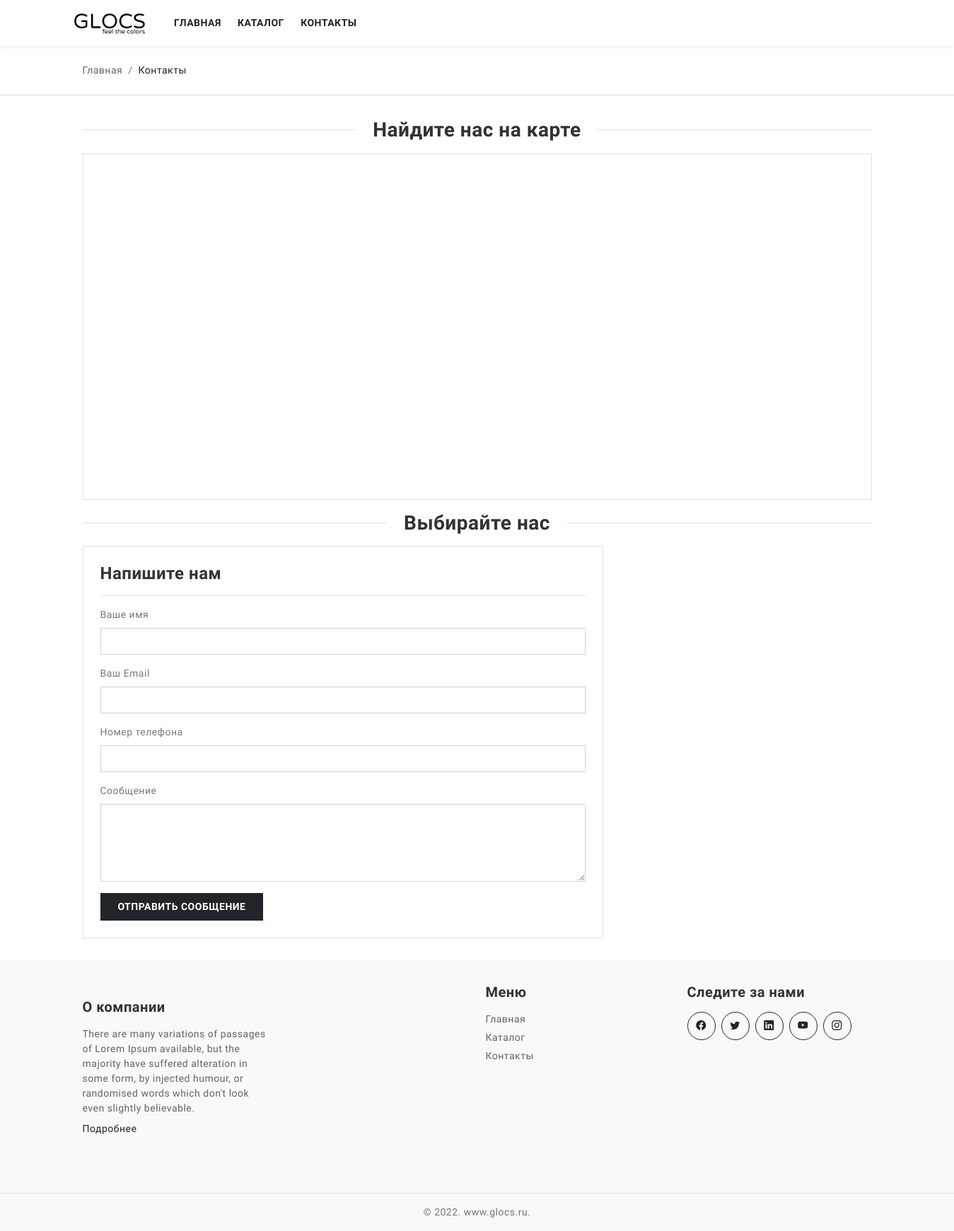
Before: /contacts with the older database file.
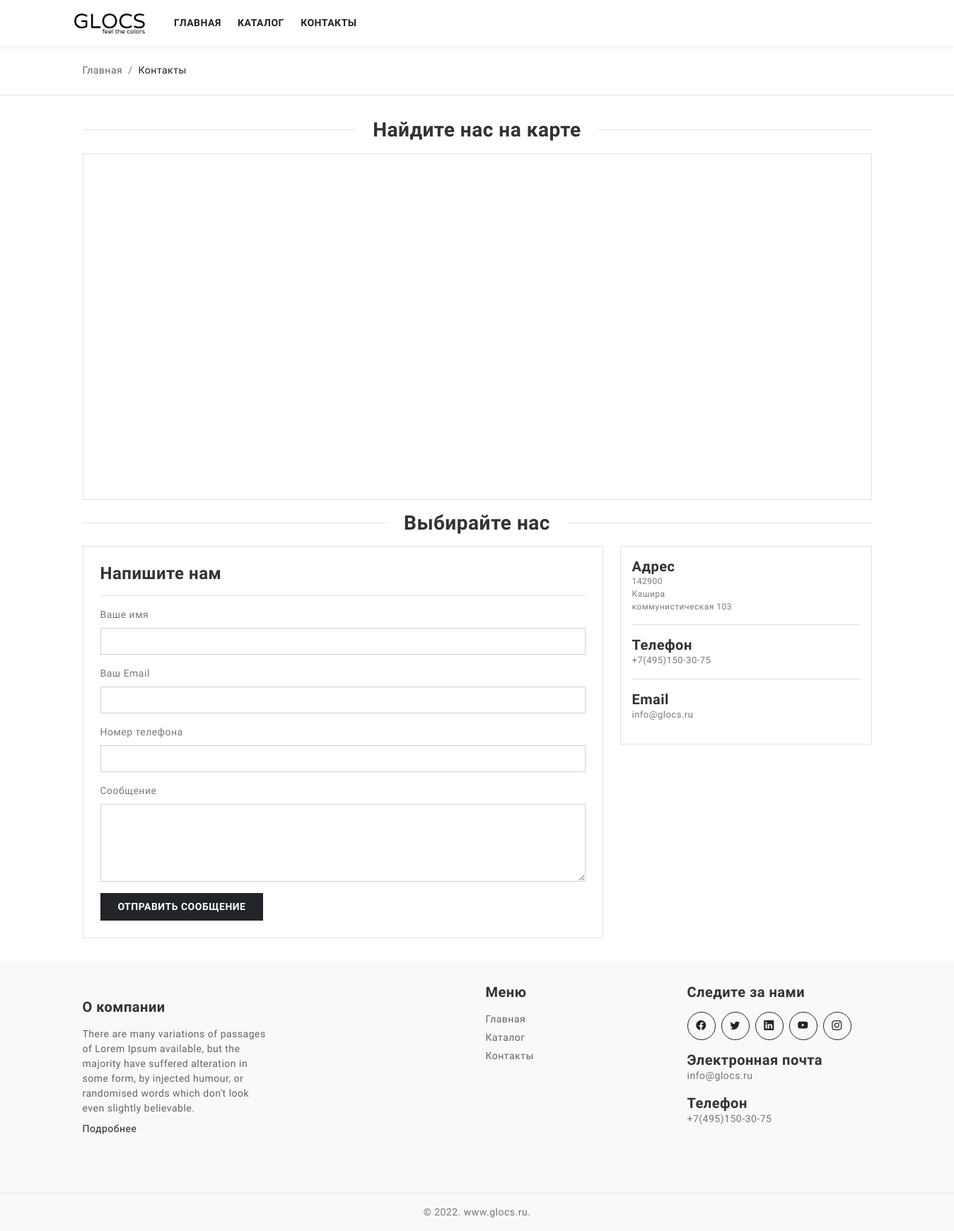
After: the same page with the newer database file.
### web/models.py (models this page shows, shortened)
class Organization(models.Model):
    name = models.CharField(max_length=150, verbose_name='Наименование')
    inn = models.CharField(max_length=50, verbose_name='ИНН', blank=True, null=True)
    postcode = models.CharField(max_length=150, verbose_name='Почтовый индекс')
    town = models.CharField(max_length=150, verbose_name='Город')
    address = models.CharField(max_length=250, verbose_name='Адрес')
    email = models.EmailField(max_length=50, verbose_name='Почта')
    phone = models.CharField(max_length=20, verbose_name='Телефон')
    logo = models.ImageField(upload_to='media/organization/logo', verbose_name='Логотип', blank=True, null=True)
    active = models.BooleanField(default=False, verbose_name='Основная')
    class Meta:
        verbose_name = 'Организация'
        verbose_name_plural = 'Организации'

### web/views.py (the view)
# urls.py: path('contacts', contact, name='contact'),
def contact(request):
    title = 'Контакты'
    description = 'Описание страницы'
    contact_data = Organization.objects.all()
    return render(request, 'contacts.html', {'title': title, 'description': description, 'contact_data': contact_data})

### templates/contacts.html
{% extends 'base.html' %}
{% load static %}
{% block content %}
    <div class="page-content">
       <div class="py-4 border-bottom">
        <div class="container">
          <nav aria-label="breadcrumb">
            <ol class="breadcrumb mb-0">
              <li class="breadcrumb-item"><a href="{% url 'index' %}">Главная</a></li>
              <li class="breadcrumb-item active" aria-current="page">Контакты</li>
            </ol>
          </nav>
        </div>
       </div>
       <section class="section-padding">
        <div class="container">
          <div class="separator mb-3">
            <div class="line"></div>
            <h3 class="mb-0 h3 fw-bold">Найдите нас на карте</h3>
            <div class="line"></div>
          </div>
          <div class="border p-3">
            <iframe src="https://yandex.ru/map-widget/v1/?um=constructor%3A9e77c8575620b7946fded26698afa2e2587cbd74dd2cc774d41308e37483fa80&amp;source=constructor" width="1280" height="450" frameborder="1"></iframe>
          </div>
           <div class="separator my-3">
            <div class="line"></div>
            <h3 class="mb-0 h3 fw-bold">Выбирайте нас</h3>
            <div class="line"></div>
          </div>
          <div class="row g-4">
            <div class="col-xl-8">
              <div class="p-4 border">
                <form>
                  <div class="form-body">
                    <h4 class="mb-0 fw-bold">Напишите нам</h4>
                    <div class="my-3 border-bottom"></div>
                    <div class="mb-3">
                      <label class="form-label">Ваше имя</label>
                      <input type="text" class="form-control rounded-0">
                    </div>
                    <div class="mb-3">
                      <label class="form-label">Ваш Email</label>
                      <input type="text" class="form-control rounded-0">
                    </div>
                    <div class="mb-3">
                      <label class="form-label">Номер телефона</label>
                      <input type="text" class="form-control rounded-0">
                    </div>
                    <div class="mb-3">
                      <label class="form-label">Сообщение</label>
                      <textarea class="form-control rounded-0" rows="4" cols="4"></textarea>
                    </div>
                    <div class="mb-0">
                      <a href="thank-you.html" class="btn btn-dark btn-ecomm">Отправить сообщение</a>
                    </div>
                  </div>
                </form>
              </div>
            </div>
              {% for Organization in contact_data %}
            <div class="col-xl-4">
              <div class="p-3 border">
                <div class="address mb-3">
                  <h5 class="mb-0 fw-bold">Адрес</h5>
                  <p class="mb-0 font-12">{{ Organization.postcode }}</p>
                  <p class="mb-0 font-12">{{ Organization.town }}</p>
                  <p class="mb-0 font-12">{{ Organization.address }}</p>
                </div>
                <hr>
                <div class="phone mb-3">
                  <h5 class="mb-0 fw-bold">Телефон</h5>
                  <p class="mb-0 font-13">{{ Organization.phone }}</p>
                </div>
                <hr>
                <div class="email mb-3">
                  <h5 class="mb-0 fw-bold">Email</h5>
                  <p class="mb-0 font-13">{{ Organization.email }}</p>
                </div>
              </div>
            </div>
          </div>
            {% endfor %}
        </div>
      </section>
     </div>
{% endblock %}

### templates/base.html (shortened to what this page needs)
{% load static %}
<!doctype html>
<html lang="en" class="light-theme">
<head>
  <link href="{% static 'assets/css/bootstrap.min.css' %}" rel="stylesheet">
  <link rel="stylesheet" href="https://cdn.jsdelivr.net/npm/bootstrap-icons@1.7.2/font/bootstrap-icons.css">
  <link rel="stylesheet" type="text/css" href="{% static 'assets/plugins/slick/slick.css' %}" />
  <link rel="stylesheet" type="text/css" href="{% static 'assets/plugins/slick/slick-theme.css' %}" />
  <link href="{% static 'assets/plugins/OwlCarousel/css/owl.carousel.min.css' %}" rel="stylesheet" />
  <link href="{% static 'assets/css/app.css' %}" rel="stylesheet" />
  <link href="{% static 'assets/css/style.css' %}" rel="stylesheet">
  <link href="{% static 'assets/css/dark-theme.css' %}" rel="stylesheet">
</head>
<body>
  <header class="top-header">
    <nav class="navbar navbar-expand-xl w-100 navbar-dark container gap-3">
      <a class="navbar-brand d-none d-xl-inline" href="{% url 'index' %}"><img src="{% static 'assets/images/glocs.webp' %}" class="logo-img" alt=""></a>
      <div class="offcanvas offcanvas-start" tabindex="-1" id="offcanvasNavbar">
        <div class="offcanvas-body primary-menu">
          <ul class="navbar-nav justify-content-start gap-1">
            <li class="nav-item">
              <a class="nav-link" href="{% url 'index' %}">Главная</a>
            </li>
            <li class="nav-item">
              <a class="nav-link" href="{% url 'catalog' %}">Каталог</a>
            </li>
            <li class="nav-item">
              <a class="nav-link" href="{% url 'contact' %}">Контакты</a>
            </li>
          </ul>
        </div>
      </div>
    </nav>
  </header>
{% block content %}
{% endblock %}
  <section class="footer-section bg-section-2 section-padding">
    <div class="container">
       <div class="row row-cols-1 row-cols-lg-4 g-4">
        <div class="col">
          <div class="footer-widget-6">
            <h5 class="mb-3 fw-bold">О компании</h5>
             <p class="mb-2">There are many variations of passages of Lorem Ipsum available, but the majority have suffered alteration in some form, by injected humour, or randomised words which don't look even slightly believable.</p>
             <a class="link-dark" href="{% url 'about' %}">Подробнее</a>
          </div>
        </div>
        <div class="col">
        </div>
       <div class="col">
          <div class="footer-widget-8">
            <h5 class="mb-3 fw-bold">Меню</h5>
             <ul class="widget-link list-unstyled">
               <li><a href="{% url 'index' %}">Главная</a></li>
               <li><a href="{% url 'catalog' %}">Каталог</a></li>
               <li><a href="{% url 'contact' %}">Контакты</a></li>
             </ul>
          </div>
        </div>
        <div class="col">
          <div class="footer-widget-9">
            <h5 class="mb-3 fw-bold">Следите за нами</h5>
             <div class="social-link d-flex align-items-center gap-2">
               <a href="javascript:;"><i class="bi bi-facebook"></i></a>
               <a href="javascript:;"><i class="bi bi-twitter"></i></a>
               <a href="javascript:;"><i class="bi bi-linkedin"></i></a>
               <a href="javascript:;"><i class="bi bi-youtube"></i></a>
               <a href="javascript:;"><i class="bi bi-instagram"></i></a>
             </div>
              {% for Organization in contact_data %}
             <div class="mb-3 mt-3">
              <h5 class="mb-0 fw-bold">Электронная почта</h5>
              <p class="mb-0 text-muted">{{ Organization.email }}</p>
             </div>
             <div class="">
              <h5 class="mb-0 fw-bold">Телефон</h5>
              <p class="mb-0 text-muted">{{ Organization.phone }}</p>
             </div>
              {% endfor %}
          </div>
        </div>
       </div>
    </div>
  </section>
  <footer class="footer-strip text-center py-3 bg-section-2 border-top positon-absolute bottom-0">
    <p class="mb-0 text-muted">© 2022. www.glocs.ru.</p>
  </footer>
</body>
</html>

### static/assets/css/app.css (style rules this page uses)
body { font-size: 14px; letter-spacing: .5px; font-family: Roboto, sans-serif; background-color: #fff; }
.h1, .h2, .h3, .h4, .h5, .h6, h1, h2, h3, h4, h5, h6 { color: #212529; }
input::placeholder { color: rgb(0, 0, 0)!important; opacity: .3!important }
a { text-decoration: none }
.page-content { padding: 0 }
.font-12 { font-size: 12px }
.font-13 { font-size: 13px }
.btn-ecomm { padding: .675rem .85rem; font-size: 12px; font-weight: 500; border-radius: 0; text-transform: uppercase; display: inline-flex; align-items: center; justify-content: center; }

### static/assets/css/style.css (style rules this page uses)
body { color: #797979; letter-spacing: 0.5px; background-color: #ffffff; font-family: 'Raleway', sans-serif; }
a { text-decoration: none; }
::placeholder { opacity: 0.5 !important; }
.h1, .h2, .h3, .h4, .h5, .h6, h1, h2, h3, h4, h5, h6 { color: #323232; }
.top-header { display: flex; flex-direction: row; align-items: center; height: 65px; position: fixed; top: 0; left: 0; right: 0; background-color: #ffffff; padding: 0 1rem; z-index: 20; box-shadow: 0 .125rem .25rem rgba(0, 0, 0, .075); }
.top-header .primary-menu .navbar-nav a.nav-link { color: #222121; font-size: 14px; font-weight: 600; text-transform: uppercase; height: auto; display: flex; align-items: center; padding-right: 1rem; padding-left: 1rem; border-bottom: 1px solid #e1e1e1; }
.primary-menu { background-color: #ffffff; }
.primary-menu.offcanvas-body { padding: 0rem 0rem; }
.offcanvas-start { width: 280px; }
@media all and (min-width: 1200px) { .top-header .primary-menu .navbar-nav a.nav-link { padding-right: 0.6rem; padding-left: 0.6rem; height: 65px; border-bottom: 0px solid #e1e1e1; } }
@media all and (min-width: 1200px) { .primary-menu { background-color: rgba(33, 37, 41, 0); } }
.top-header .logo-img { width: 100px; }
.page-content { padding-top: 65px; }
.btn-ecomm { font-size: 14px; text-transform: uppercase; font-weight: 600; padding: 0.5rem 1.5rem; border-radius: 0; z-index: 6; }
.separator { display: flex; align-items: center; }
.separator .line { height: 1px; flex: 1; background-color: #dee2e6; }
.separator h3 { padding: 0 1.5rem; }
.breadcrumb li a { color: #636363; }
.breadcrumb li.active { color: #222121; }
.footer-section .widget-link li { margin-bottom: 0.3rem; }
.footer-section .widget-link li a { color: #636363; font-size: 14px; text-decoration: none; }
.footer-widget-6 { color: #636363; font-size: 14px; text-decoration: none; }
.footer-widget-9 .social-link a { width: 40px; height: 40px; color: #212529; background-color: rgb(255 255 255 / 0%); border: 1px solid #212529; border-radius: 50%; display: flex; align-items: center; justify-content: center; -webkit-transition: 0.3s ease; transition: 0.3s ease; }
.section-padding { padding-top: 2rem !important; padding-bottom: 2rem !important; }
.bg-section-2 { background-color: #f9f9f9; }

Changed rows visible on the page:
added Organization: postcode "142900", town "Кашира", address "коммунистическая 103", phone "+7(495)150-30-75", email "info@glocs.ru"
